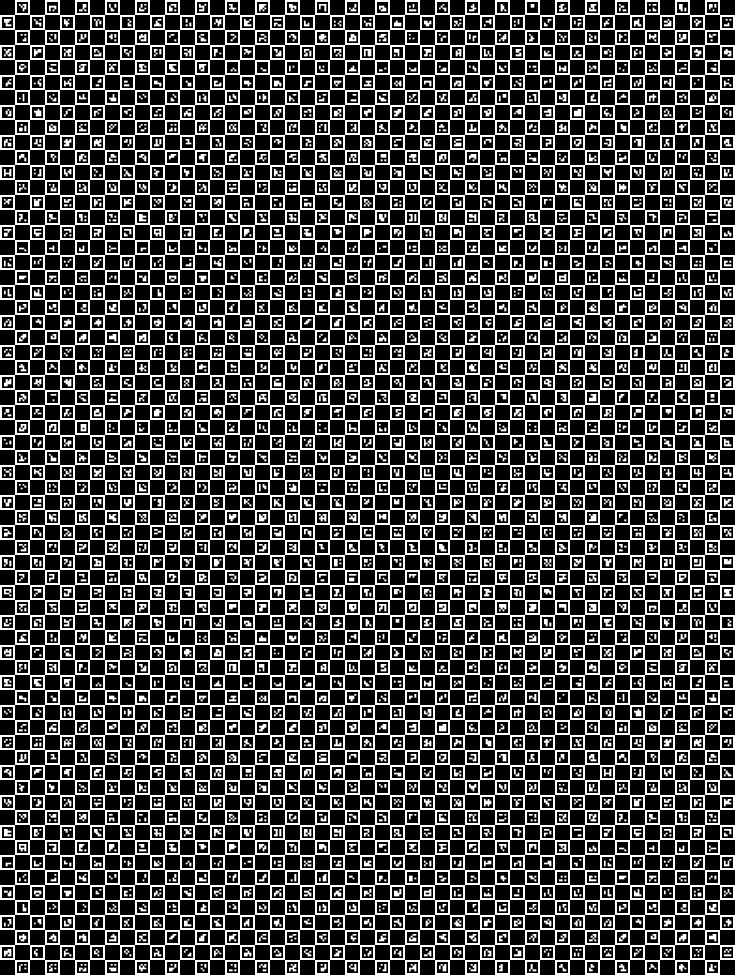
#> input picture xr/suit/charuco-suit.png, 2205 x 2925 px, found by its file name (shown at 1/3 size)
$ python suit_sim.py
#> lines starting #> are read from the running program, lines starting #| are printed output that depends on the picture; after the words box and inside, x2 and y2 are one past the last pixel; in counts of white or black regions, pixels touching at a corner belong together
### tools/suit_texture.py
"""The body's ChArUco suit texture (weftspun RFD 2332).

The image is drawn from the SOMA suit detector's own board (edualvarado/SOMA,
01-Suit-Processing/caliboards/suit/suit.py: CharucoBoard((49, 65), 0.03, 0.022,
DICT_4X4_1000), legacy pattern), so the markers on the body are the ones that
detector reads: a sheet 1.47 by 1.95 m (30 mm squares). util/suit_body.gd cuts it
into panels on the body with the engine's xatlas.

    python tools/suit_texture.py [--px 45] [--out xr/suit/charuco-suit.png]
    python tools/suit_texture.py --read <render.png> [--truth <truth.png>]
        (markers a camera reads off a render; with the truth render, whether each is the right one)

Then it detects the markers in the image it wrote and exits 1 unless every
marker the board holds is read back with its own id.
"""
import argparse
import sys

import cv2
import numpy as np
import cv2.aruco as aruco

COLS, ROWS = 49, 65
SQUARE_M, MARKER_M = 0.030, 0.022


def board():
    d = aruco.getPredefinedDictionary(aruco.DICT_4X4_1000)
    # The board holds more markers than the dictionary has, and OpenCV refuses ids past
    # 999; the suit's ids wrap at 1000 (RFD 2332), so they are given wrapped.
    n = (COLS * ROWS) // 2
    b = aruco.CharucoBoard((COLS, ROWS), SQUARE_M, MARKER_M, d, np.arange(n, dtype=np.int32) % 1000)
    b.setLegacyPattern(True)
    return b


def _printed(sheet):
    """{(col, row): id} of the sheet as printed, read off the sheet image itself."""
    img = cv2.imread(sheet, cv2.IMREAD_GRAYSCALE)
    if img is None:
        return None
    px = img.shape[1] / COLS
    corners, ids, _ = aruco.ArucoDetector(board().getDictionary(), aruco.DetectorParameters()).detectMarkers(img)
    out = {}
    for c, i in zip(corners, np.asarray(ids).ravel()):
        x, y = np.asarray(c).reshape(4, 2).mean(0) / px
        out[(int(x), int(y))] = int(i)
    return out


# [64 lines left out: function main, not called in this run]


# [2 lines that do not run on import are left out]

### tools/suit_multiscale.py
"""Prototype: the SOMA ChArUco suit with coarser position levels laid over it (RFD 2332).

The bit level stays as it is: the same board, the same 22 mm DICT_4X4_1000 markers, so SOMA's
detector still reads the sheet. On top, each cell of a perfect map (every k by k window of bits
appears once on the sheet) shifts its squares' brightness: bit 1 dims the white, bit 0 lifts the
black, so a marker keeps 255 - DIM of contrast either way. Cells are even blocks of squares, so
each holds as many black squares as white and the chessboard averages out:
  level 1: 2 by 2 squares (60 mm) a bit, 4 by 4 windows (240 mm patch names its place)
  level 2: 4 by 4 squares (120 mm) a bit, 4 by 4 windows (480 mm patch)
OpenCV's adaptive threshold subtracts the local mean, so the slow brightness shift does not move
a marker's bits; seen from far off the markers blur to grey and only the levels remain.

This is a flat-sheet test: no body, no seams, no perspective. Distance is simulated by area
downsampling. It reports, per scale, the markers read and the share of map windows that decode
to their own place.
    python tools/suit_multiscale.py [--out build/multiscale]
"""
import argparse
import os
import sys

import cv2
import numpy as np

sys.path.insert(0, os.path.dirname(__file__))
import suit_texture as st  # noqa: E402

COLS, ROWS = st.COLS, st.ROWS
PX = 45
DIM1, DIM2 = 25, 50  # how far each level's bit moves the brightness (of 255)


def perfect_map(w, h, k, seed):
    """w by h bits, every k by k window distinct (random search with repair)."""
    rng = np.random.default_rng(seed)
    m = rng.integers(0, 2, (h, w), dtype=np.uint8)
    for _ in range(200000):
        seen, dup = {}, None
        for y in range(h - k + 1):
            for x in range(w - k + 1):
                key = m[y:y + k, x:x + k].tobytes()
                if key in seen:
                    dup = (x, y)
                    break
                seen[key] = (x, y)
            if dup:
                break
        if dup is None:
            return m, seen
        x, y = dup
        m[y + rng.integers(k), x + rng.integers(k)] ^= 1
    raise SystemExit("no perfect map found")


# [78 lines left out: functions decode, main, not called in this run]


# [2 lines that do not run on import are left out]

### tools/suit_sim.py
"""Degrade the suit renders as a cheap 60/120 fps camera would, and score them (sim-to-real).

Reads build/suit-sim/renders/<avatar>-<yaw>-<plain|ours>.png and -truth.png (tools/suit_sim.sh)
and writes, per render and camera, the degraded frame beside its truth render plus one row of
frames.tsv: the dataset. Cameras:
  ideal          the render as is
  fast           1/1000 s shutter: matte fabric (range 40..200), 0.6 px defocus, noise 6, JPEG 60
  normal         1/120 s: the same plus a hand at 1.5 m/s smeared across the shutter
Scores, per frame, the visible suit squares (truth render) identified two ways:
  markers  the square holds a marker the detector read, with the id the board prints there
  levels   the square lies in a level window (60 mm cells, 4 by 4) that decodes to its own place
The levels are read off each 60 mm cell's contrast, (white - black) / (white + black) of its
squares, which shading scales away; four contrast classes give the two level bits. The cell grid
comes from the truth render, which a real reader must find itself (from markers or corners).
Control: the plain sheet carries no levels, so its level windows must not decode.
    python tools/suit_sim.py [build/suit-sim]
"""
import csv
import zlib
import glob
import os
import sys

import cv2
import numpy as np

sys.path.insert(0, os.path.dirname(__file__))
import suit_multiscale as ms  # noqa: E402
import suit_texture as st  # noqa: E402

COLS, ROWS, P = st.COLS, st.ROWS, 45
M_PER_PX = 6.0 / 1920  # 90 degree lens, 3 m out
CAMERAS = {"ideal": None, "fast": 1 / 1000, "normal": 1 / 120}


# [19 lines left out: functions degrade, truth_grid, not called in this run]


def white_squares(plain):
    return np.array([[plain[y * P + 3, x * P + 3] > 127 for x in range(COLS)] for y in range(ROWS)])


# [60 lines left out: functions square_values, kmeans1d, levels_identified, not called in this run]


def main():
    root = sys.argv[1] if len(sys.argv) > 1 else "build/suit-sim"
    os.makedirs(f"{root}/frames", exist_ok=True)
    plain = cv2.imread("xr/suit/charuco-suit.png", cv2.IMREAD_GRAYSCALE)
#> plain: shape (2925, 2205); 29% white; 2518 white regions, largest, box (x1, y1, x2, y2) and area: (0, 0, 2205, 2925) 1490112, (1722, 327, 1744, 349) 429, (1317, 2172, 1339, 2194) 429
    white = white_squares(plain)
#> in white_squares, `return np.array([[plain[y * P + 3, x * P + 3] > 127 for x in range(COL..`:
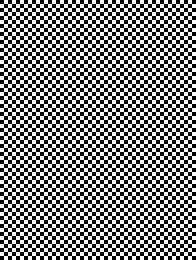
#> returned value: shape (65, 49) bool (shown 4 times larger); 50% white in thin lines or dots
    printed = st._printed("xr/suit/charuco-suit.png")
#> in _printed, `corners, ids, _ = aruco.ArucoDetector(board().getDictionary(), aruco.D..`: corners = 1592 items; ids = 1592 values, max 999 at index 544, min 0 at index 543, mean 423.6
#> the loop in _printed, `for c, i in zip(corners, np.asarray(ids).ravel()):` made 1592 passes
#> (c, i, x, y) on passes 1 to 3: ([[2076, 2841], [2108, 2841], [2108, 2873], [2076, 2873]], 566, 46.49, 63.49), ([[1986, 2841], [2018, 2841], [2018, 2873], [1986, 2873]], 565, 44.49, 63.49), ([[1896, 2841], [1928, 2841], [1928, 2873], [1896, 2873]], 564, 42.49, 63.49)
#> after the loop in _printed, `for c, i in zip(corners, np.asarray(ids).ravel()):`: out = 1592 items
#> printed = 1592 items
    maps = []
    for cell, seed in ((2, 1), (4, 2)):
        w, h = -(-COLS // cell), -(-ROWS // cell)
        maps.append((w, h, ms.perfect_map(w, h, 4, seed)[1]))
    det = cv2.aruco.ArucoDetector(st.board().getDictionary(), cv2.aruco.DetectorParameters())
    rows, ctrl_right, ctrl_windows = [], 0, 0
    print("view                 camera | squares visible | by markers | by levels | level windows right/placed")
    for path in sorted(glob.glob(f"{root}/renders/*-*-*.png")):
        name = os.path.basename(path)[:-4]
        if name.endswith("-truth"):
            continue
        truth = cv2.imread(f"{root}/renders/{name}-truth.png", cv2.IMREAD_COLOR)
        key = truth_grid(truth)
        vis = np.zeros(ROWS * COLS, bool)
        sqs, cnt = np.unique(key[key >= 0], return_counts=True)
        vis[sqs[cnt >= 6]] = True
        vis = vis.reshape(ROWS, COLS)
        render = cv2.imread(path, cv2.IMREAD_GRAYSCALE)
        for cam, shutter in CAMERAS.items():
            img = degrade(render, shutter, zlib.crc32((name + cam).encode()))
            cv2.imwrite(f"{root}/frames/{name}-{cam}.png", img)
            by_m = np.zeros((ROWS, COLS), bool)
            corners, ids, _ = det.detectMarkers(img)
            for c, i in zip(corners, [] if ids is None else np.asarray(ids).ravel()):
                x, y = np.rint(np.asarray(c).reshape(4, 2).mean(0)).astype(int)
                k = key[max(y - 2, 0):y + 3, max(x - 2, 0):x + 3]
                k = k[k >= 0]
                if len(k):
                    sq = int(np.median(k))
                    if printed.get((sq % COLS, sq // COLS)) == int(i):
                        by_m[sq // COLS, sq % COLS] = True
            ok_sq, right, placed = levels_identified(square_values(img, key, white), white, maps)
            by_l = ok_sq & vis
            if name.endswith("-plain"):
                ctrl_right, ctrl_windows = ctrl_right + right, ctrl_windows + placed
            print(f"{name:20s} {cam:6s} | {vis.sum():15d} | {by_m.sum():10d} | {by_l.sum():9d} | {right}/{placed}")
            rows.append([f"frames/{name}-{cam}.png", f"renders/{name}-truth.png", name.rsplit("-", 1)[1], cam,
                         int(vis.sum()), int(by_m.sum()), int(by_l.sum()), right, placed])
    with open(f"{root}/frames.tsv", "w", newline="") as f:
        w = csv.writer(f, delimiter="\t")
        w.writerow(["frame", "truth", "sheet", "camera", "squares_visible", "by_markers", "by_levels",
                    "level_windows_right", "level_windows_placed"])
        w.writerows(rows)
    print(f"control, plain sheet: {ctrl_right} level windows decoded to their place")
    print(f"dataset: {len(rows)} frames in {root}/frames, with frames.tsv")
    ok = ctrl_right == 0 and len(rows) > 0
    print("RESULT: " + ("PASS" if ok else "FAIL"))
    return 0 if ok else 1


if __name__ == "__main__":
#> (the run stopped early here; a loop or call above may not have finished)
